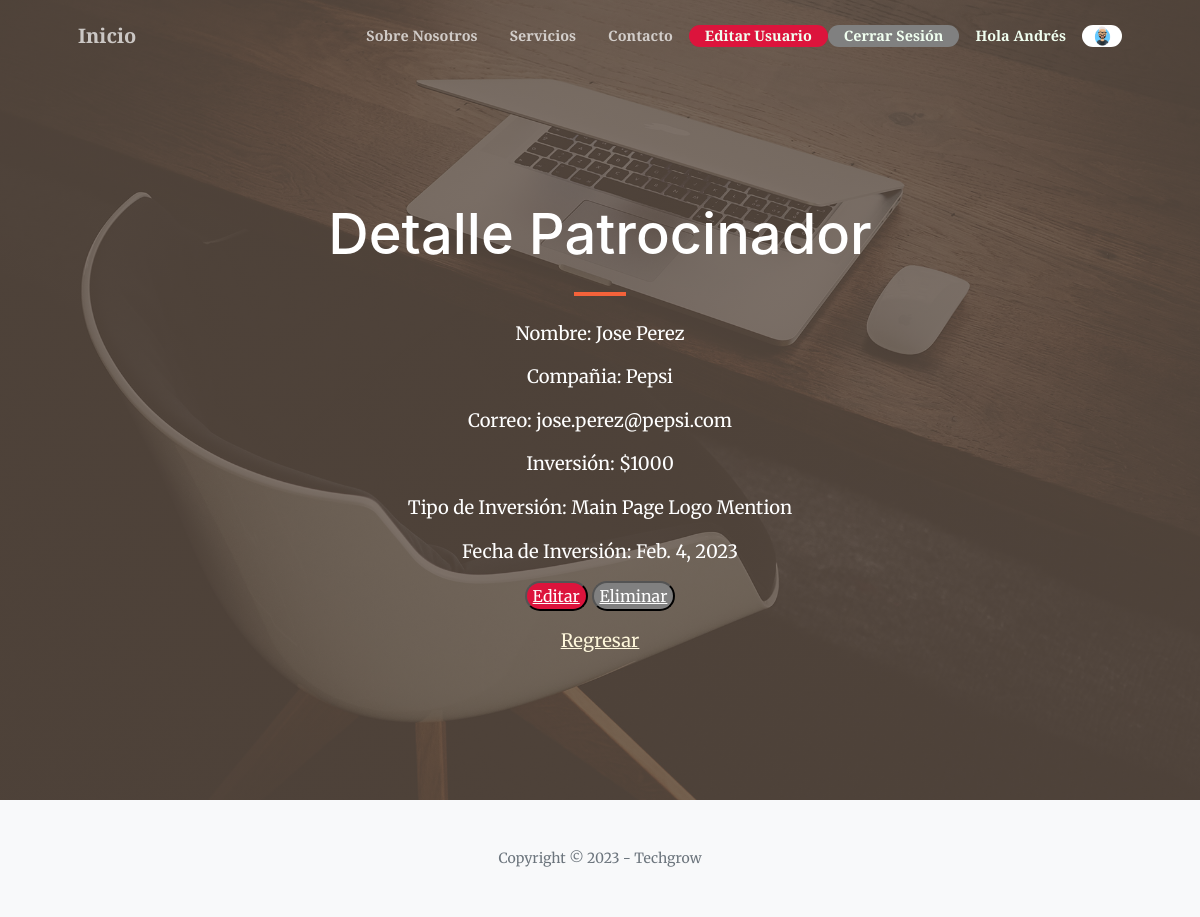
The app's page /Consultorias/adsclient/1 (signed in) with its own data.
### Consultorias/models.py (models this page shows)
class Avatar(models.Model):
    user = models.ForeignKey(User, on_delete=models.CASCADE)
    image= models.ImageField(upload_to="media", null=True, blank=True)

class adsClient(models.Model):
    TYPE_INVESTMENT = [
        ("Main Page Logo Mention", "Main Page Logo Mention"),
        ("Sponsored Video", "Sponsored Video"),
        ("Sponsored Post", "Sponsored Post"),
    ]
    ads_client_name = models.CharField(max_length=40)
    ads_client_company = models.CharField(max_length=40)
    ads_client_email = models.EmailField()
    ads_client_investment = models.IntegerField()
    ads_client_type_investment = models.CharField(
        max_length=40,
        choices=TYPE_INVESTMENT,
        default="Sponsored Post"
    )
    ads_client_date_investment = models.DateField(default=datetime.date.today)

### Consultorias/views.py (the view)
# urls.py: path('adsclient/<int:pk>',views.adsclientDetail.as_view(), name = "detalle_patro"),
class adsclientDetail(LoginRequiredMixin,DetailView):
      model = adsClient
      template_name= "Consultorias/adsclients/adsclient_detail.html"

### Consultorias/templates/Consultorias/adsclients/adsclient_detail.html (shortened to what this page needs)
{% extends "Consultorias/padre.html" %}
{% load static %}
{% block inicio %}
Detalle Patrocinador
{% endblock %}
{% block resultadosparabuscador %}
    <div style="color:white">
    <p>Nombre: {{adsclient.ads_client_name}}</p>
    <p>Compañia: {{adsclient.ads_client_company}}</p>
    <p>Correo: {{adsclient.ads_client_email}}</p>
    {% if  request.user.is_staff %}
    <p>Inversión: ${{adsclient.ads_client_investment}}</p>
    {% endif %}
    <p>Tipo de Inversión: {{adsclient.ads_client_type_investment}}</p>
    <p>Fecha de Inversión: {{adsclient.ads_client_date_investment}}</p>
    </div>
    {% if  request.user.is_staff %}
    <button style="background-color:crimson; border-color:black;border-radius: 22px">
        <a style="color:white" href= '{% url "editar_patro" adsclient.ads_client_name %}'> Editar </a>
    </button>
    <button style="background-color:gray; border-color:black;border-radius: 22px">
        <a style="color:white" href= '{% url "eliminar_patro" adsclient.id %}'> Eliminar </a>
    </button>
    {% endif %}
    <p><a style="color:cornsilk ;" href='{% url "resultados_patro" %}'> Regresar </a></p>
{% endblock %}

### Consultorias/templates/Consultorias/padre.html (shortened to what this page needs)
<!DOCTYPE html>
<html lang="en">
    <head>
        {% load static %}
        <link href="https://cdn.jsdelivr.net/npm/bootstrap-icons@1.5.0/font/bootstrap-icons.css" rel="stylesheet" />
        <link href="https://cdnjs.cloudflare.com/ajax/libs/SimpleLightbox/2.1.0/simpleLightbox.min.css" rel="stylesheet" />
        <link href="{% static 'Consultorias/css/styles.css' %}" rel="stylesheet" />
    </head>
    <body id="page-top">
        <nav class="navbar navbar-expand-lg navbar-light fixed-top py-3" id="mainNav">
            <div class="container px-4 px-lg-5">
                <a class="navbar-brand" class="nav-link" href='{% url "Inicio" %}'>Inicio</a>
                <div class="collapse navbar-collapse" id="navbarResponsive">
                    <ul class="navbar-nav ms-auto my-2 my-lg-0">
                        <li class="nav-item"><a class="nav-link" href='{% url "Inicio" %}#about'>Sobre Nosotros</a></li>
                        <li class="nav-item"><a class="nav-link" href='{% url "Inicio" %}#services'>Servicios</a></li>
                        <li class="nav-item"><a class="nav-link" href='{% url "Inicio" %}#contact'>Contacto</a></li>
                        {% if  request.user.is_authenticated %}
                        <li class="nav-item"><a class="nav-link" href='{% url "editar_usuario" %}' style="background-color:crimson;border-radius: 22px;color: honeydew;">Editar Usuario</a></li>
                        <li class="nav-item"><a class="nav-link" href='{% url "cerrar_sesion" %}' style="background-color:gray;border-radius: 22px;color: honeydew;">Cerrar Sesión</a></li>
                        <li class="nav-item"><a class="nav-link" style="color: honeydew;">Hola {{user.first_name}}</a></li>
                        {% with user.avatar_set.last as profileavatar %}
                        {% if profileavatar %}
                        <img src="{{profileavatar.image.url}}" alt="" style="max-width: 40px;border-radius: 22px;margin-right: auto; margin-left: auto;">
                        {% endif %}
                        {% endwith %}
                        {% endif %}
                    </ul>
                </div>
            </div>
        </nav>
        <header class="masthead">
            <div class="container px-4 px-lg-5 h-100">
                <div class="row gx-4 gx-lg-5 h-100 align-items-center justify-content-center text-center">
                    <div class="col-lg-8 align-self-end">
                        <h1 class="text-white font-weight-bold">        {% block inicio %} {% endblock %}</h1>
                        <hr class="divider" />
                        <p>{% block resultadosparabuscador %} {% endblock %} </p>
                    </div>
                </div>
            </div>
        </header>
        <footer class="bg-light py-5">
            <div class="container px-4 px-lg-5"><div class="small text-center text-muted">Copyright &copy; 2023 - Techgrow</div></div>
        </footer>
    </body>
</html>

### records on screen
Avatar: image (picture)
adsClient: ads_client_name "Jose Perez", ads_client_company "Pepsi", ads_client_email "jose.perez@pepsi.com", ads_client_investment "1000", ads_client_type_investment "Main Page Logo Mention", ads_client_date_investment "Feb. 4, 2023"

### other values on screen
{{ user.first_name }} "Andrés"
